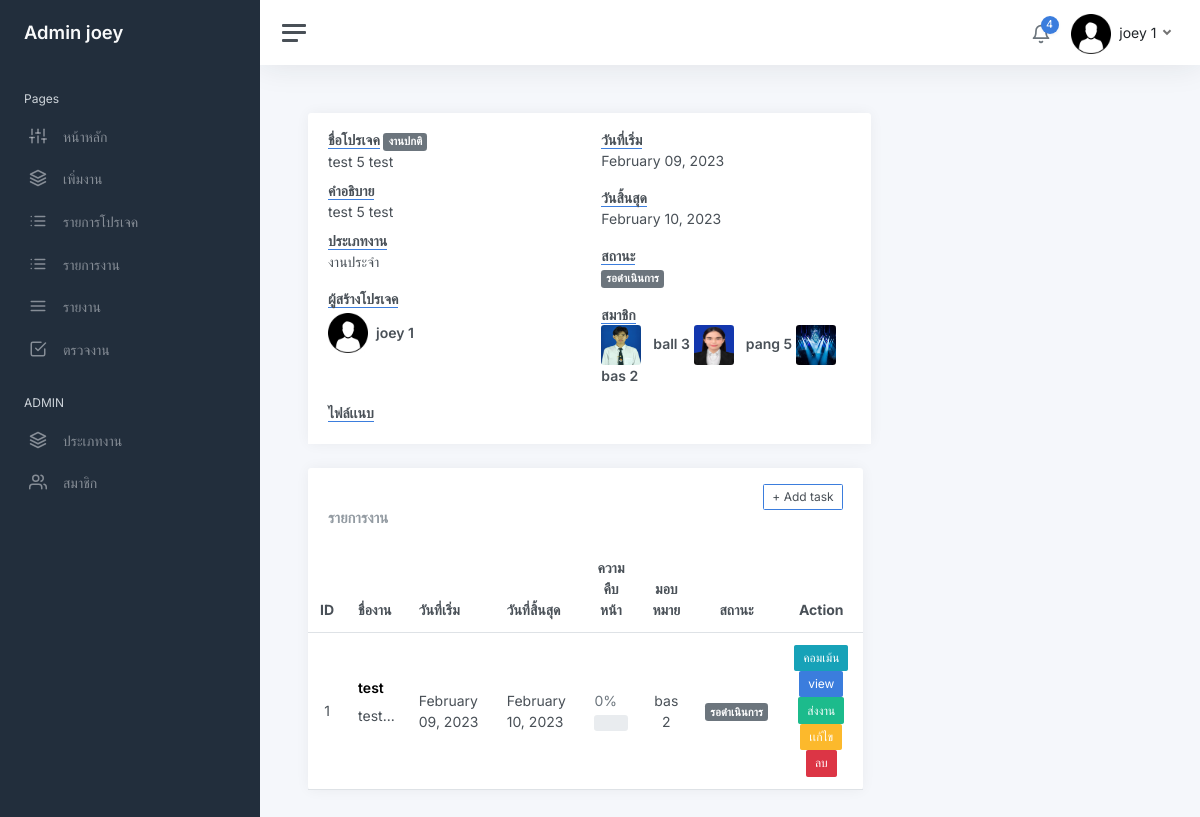
The app's page /view_project.php?view_id=36 (signed in) with its own data.
### tables this page shows
CREATE TABLE `user` (
  `user_id` int(11) NOT NULL,
  `firstname` varchar(200) NOT NULL,
  `lastname` varchar(200) NOT NULL,
  `email` varchar(200) NOT NULL,
  `password` varchar(255) NOT NULL,
  `role_id` int(30) NOT NULL,
  `avatar` varchar(255) NOT NULL,
  `date_created` timestamp NOT NULL DEFAULT current_timestamp() ON UPDATE current_timestamp()
);

CREATE TABLE `project` (
  `project_id` int(30) NOT NULL,
  `name_project` varchar(255) NOT NULL,
  `description` text NOT NULL,
  `status_1` tinyint(2) NOT NULL,
  `create_project` timestamp NOT NULL DEFAULT current_timestamp() ON UPDATE current_timestamp(),
  `start_date` date NOT NULL DEFAULT current_timestamp(),
  `end_date` date NOT NULL DEFAULT current_timestamp(),
  `file_project` varchar(255) DEFAULT NULL,
  `manager_id` int(30) NOT NULL,
  `status_2` int(30) NOT NULL,
  `id_jobtype` int(30) NOT NULL
);

CREATE TABLE `job_type` (
  `id_jobtype` int(11) NOT NULL,
  `name_jobtype` varchar(200) NOT NULL,
  `status` tinyint(2) NOT NULL
);

CREATE TABLE `project_list` (
  `project_id` int(30) NOT NULL,
  `user_id` int(30) NOT NULL
);

CREATE TABLE `task_list` (
  `task_id` int(30) NOT NULL,
  `name_tasklist` varchar(255) NOT NULL,
  `description_task` varchar(200) NOT NULL,
  `status_task` tinyint(2) NOT NULL,
  `strat_date_task` date NOT NULL,
  `end_date_task` date NOT NULL,
  `file_task` varchar(45) DEFAULT NULL,
  `project_id` int(30) NOT NULL,
  `user_id` int(30) NOT NULL
);

### view_project.php (the view, shortened to what the rows shown need)
<?php
    require_once 'connect.php';
    $us=$_SESSION['user_login'];
    $id = $_GET['view_id'];
    $stat1 = array("","รอดำเนินการ","กำลังดำเนินการ","ส่งเรียบร้อยเเล้ว","รอการเเก้ไข","เลยระยะเวลาที่กำหนด","ดำเนินการเสร็จสิ้น");
    $stat2 = array("","งานปกติ","งานด่วน","งานด่วนมาก");
    $select_project = $db->prepare('SELECT * FROM project  AS p  natural JOIN job_type  WHERE project_id = :id');
    $select_project->bindParam(":id", $id);
    $select_project->execute();
    $row = $select_project->fetch(PDO::FETCH_ASSOC);
    extract($row);
    $manager = $db->query("SELECT *,concat(firstname,' ',lastname) as name FROM user where user_id = $manager_id");
    $manager = $manager->fetch(PDO::FETCH_ASSOC);
?>
<!DOCTYPE html>
<html lang="en">
<?php include "head.php"?>
<body>
<?php include "sidebar.php"?>
<form action="addtask.php" method="post" class="form-horizontal" enctype="multipart/form-data">
    <main class="content">
                    <div class="col-12 col-lg-8 col-xxl-12 d-flex">
                         <div class="card flex-fill">
                             <div class="card-header">
                                 <div class="row">
                                    <div class="col-md-6">
                                                <dl>
                                                    <dt><b class="border-bottom border-primary">ชื่อโปรเจค</b><?php
                                                     if ($status_2 == '1') {
                                                        echo " "."<span class='badge bg-secondary'>".$stat2[$status_2]."</span>";
                                                    }else if($status_2 == '2'){
                                                        echo " "."<span class='badge bg-warning'>".$stat2[$status_2]."</span>";
                                                    }else if($status_2 == '3'){
                                                        echo " "."<span class='badge bg-danger'>".$stat2[$status_2]."</span>";
                                                    }
                                                     ?></dt>
                                                    <dd><?php echo $name_project  ?></dd>
                                                    <dt><b class="border-bottom border-primary">คำอธิบาย</b></dt>
                                                    <dd><?php echo $description ?></dd>
                                                    <dt><b class="border-bottom border-primary">ประเภทงาน</b></dt>
                                                    <dd><?php echo $name_jobtype ?></dd>
                                                </dl>
                                                <dl>
                                                    <dd>
                                                         <div class="d-flex align-items-center mt-1">
                                                            <img class="avatar img-fluid rounded me-2" src="img/avatars/<?php echo $manager['avatar']?>" alt="Avatar">
                                                            <b><?php echo $manager['name'] ?> </b>
                                                        </div>
                                                    </dd>
                                                </dl>
                                        </div>
                                            <div class="col-md-6">
                                                <dl>
                                                    <dt><b class="border-bottom border-primary">วันที่เริ่ม</b></dt>
                                                    <dd><?php echo date("F d, Y",strtotime($start_date)) ?></dd>
                                                </dl>
                                                <dl>
                                                    <dt><b class="border-bottom border-primary">วันสิ้นสุด</b></dt>
                                                    <dd><?php echo date("F d, Y",strtotime($end_date)) ?></dd>
                                                </dl>
                                                <dl>
                                                    <dd>
                                                        <?php
                                                    if($status_1 =='1'){
                                                    echo "<span class='badge bg-secondary'>".$stat1[$status_1]."</span>";
                                                }elseif($status_1 =='2'){
                                                    echo "<span class='badge bg-primary'>".$stat1[$status_1]."</span>";
                                                }elseif($status_1 =='3'){
                                                    echo "<span class='badge bg-success'>".$stat1[$status_1]."</span>";
                                                }elseif($status_1 =='4'){
                                                    echo "<span class='badge bg-warning'>".$stat1[$status_1]."</span>";
                                                }elseif($status_1 =='5'){
                                                    echo "<span class='badge bg-danger'>".$stat1[$status_1]."</span>";
                                                }elseif($status_1 =='6'){
                                                    echo "<span class='badge bg-danger'>".$stat1[$status_1]."</span>";
                                                }
                                                ?>
                                                    </dd>
                                                </dl>
                                                <dl>
                                                    <dd>
                                                        <?php
                                                                    $sql = "SELECT * FROM project_list  natural join user  where project_id = $id ";
                                                                    $qry = $db->query($sql);
                                                                    $qry->execute();
                                                                    while ($row = $qry->fetch(PDO::FETCH_ASSOC)){  ?>
                                                                <img class="avatar img-fluid rounded me-2" src="img/avatars/<?php echo $row['avatar']?>" alt="Avatar">
                                                                <b><?php  echo $row['firstname']." ".$row['lastname'] ?></b>
                                                            <?php  }?>
                                                    </dd>
                                                </dl>
                                            </div>
                                </div>
                            </div>
                        </div>
                    </div>
                <div class="row">
                    <div class="col-sm-12 col-lg-8 col-xxl-12 d-flex">
                        <div class="card flex-fill">
                            <table class="table table-hover my-0">
                                <thead>
                                    <tr>
                                        <th class="text-center">ID</th>
                                        <th class="d-none d-xl-table-cell">ชื่องาน</th>
                                        <th class="d-none d-md-table-cell">วันที่เริ่ม</th>
                                        <th class="d-none d-md-table-cell">วันที่สิ้นสุด</th>
                                        <th class="text-center">ความคืบหน้า</th>
                                        <th class="text-center">มอบหมาย</th>
                                        <th class="text-center">สถานะ</th>
                                        <th class="text-center">Action</th>
                                    </tr>
                                </thead>
                                <tbody>
                                <?php
                                    $i = 1;
                                    $stmttasklist = "SELECT * FROM task_list natural join user where project_id = $id ";
                                    $stmttasklist = $db->query($stmttasklist);
                                    $stmttasklist->execute();
                                    while ($row2 = $stmttasklist->fetch(PDO::FETCH_ASSOC)){  ?>
                                <tr>
                                    <td class="text-center"><?php echo $i++ ?></td>
                                    <td><h5><b><?php echo $row2['name_tasklist']  ?></h5></b>
                                    <p class="truncate"><?php echo substr($row2['description_task'],0,100).'...';  ?></p>
                                    <td><?php echo date("F d, Y",strtotime($row2['strat_date_task'])); ?></td>
                                    <td><?php echo date("F d, Y",strtotime($row2['end_date_task'])); ?></td>
                                    <td>
                                        <div class="d-flex flex-column w-100">
                                            <span class="me-2 mb-1 text-muted">0%</span>
                                            <div class="progress progress-sm bg-secondary-light w-100">
                                            </div>
                                        </div>
                                    </td>
                                    <td class="text-center" ><?php  echo $row2['firstname']." ".$row2['lastname'] ?>  </td>
                                    <td class="text-center">
                                        <?php
                                            if($row2['status_task'] =='1'){
                                            echo "<span class='badge bg-secondary'>".$stat1[$row2['status_task']]."</span>";
                                        }elseif($row2['status_task'] =='2'){
                                            echo "<span class='badge bg-primary'>".$stat1[$row2['status_task']]."</span>";
                                        }elseif($row2['status_task'] =='3'){
                                            echo "<span class='badge bg-success'>".$stat1[$row2['status_task']]."</span>";
                                        }elseif($row2['status_task'] =='4'){
                                            echo "<span class='badge bg-warning'>".$stat1[$row2['status_task']]."</span>";
                                        }elseif($row2['status_task'] =='5'){
                                            echo "<span class='badge bg-danger'>".$stat1[$row2['status_task']]."</span>";
                                        }elseif($row2['status_task'] =='6'){
                                            echo "<span class='badge bg-danger'>".$stat1[$row2['status_task']]."</span>";
                                        } ?>
                                    </td>
                                    <td class="text-center">
                                       <a href="?update_id=<?php echo $row2['task_id']?>" class="btn btn-info btn-sm"  >คอมเม้น</a>
                                       <a href="viewtask_page.php?update_id=<?php echo $row2['task_id']?>" class="btn btn-primary btn-sm"  >view</a>
                                      <?php if($row2['user_id'] == $us || $level <= 2 || $manager_id == $us ){?>
                                       <a href="?update_id=<?php echo $row2['task_id']?>" class="btn btn-success btn-sm"  >ส่งงาน</a>
                                       <?php } ?>
                                       <?php if ($manager_id == $us || $level <= 2) {?>
                                                <a href="edittask_page.php?update_id=<?php echo $row2['task_id']?>" class="btn btn-warning btn-sm">เเก้ไข</a>
                                                <a href="deletetask.php?delete_id=<?php echo $row2['task_id']?>" class="btn btn-danger btn-sm" >ลบ</a>
                                        <?php } ?>
                                    </td>
                                </tr>
                                    <?php } ?>
                                </tbody>
                                <?php include "addtask_page.php"?>
                        </div>
                    </div>
                </div>
            </div>
    </body>
</html>

### sidebar.php (shortened to what the rows shown need)
<?php include "head.php"?>
<?php
            if (isset($_SESSION['user_login'])) {
                $user_id = $_SESSION['user_login'];
			 	$sql = "SELECT * FROM user AS u  natural JOIN position  WHERE u.user_id = $user_id ";
				$stmt = $db->prepare($sql);
                $stmt->execute();
                $row = $stmt->fetch(PDO::FETCH_ASSOC);
				$imageURL = 'img/avatars/'.$row['avatar'];
            }
			$level = $row['level'];
?>
<div class="wrapper">
		<nav id="sidebar" class="sidebar js-sidebar">
			<div class="sidebar-content js-simplebar">
				<a class="sidebar-brand" href="index.php">
				<?php if($row['level'] ==  1): ?>
				<span class="align-middle">Admin <?php echo $row['firstname'] ?></span>
				<?php else: ?>
					<span class="align-middle">user <?php echo $row['firstname'] ?></span>
					<?php endif; ?>
				</a>
			</div>
		</nav>
		<div class="main">
			<nav class="navbar navbar-expand navbar-light navbar-bg">
				<div class="navbar-collapse collapse">
					<ul class="navbar-nav navbar-align">
						<li class="nav-item dropdown">
							<a class="nav-link dropdown-toggle d-none d-sm-inline-block" href="#" data-bs-toggle="dropdown">
                	<img src="<?php echo $imageURL ?>" class="avatar img-fluid rounded me-1" alt="" > <span class="text-dark"> <?php echo $row['firstname'] . ' ' . $row['lastname'] ?></span>
              </a>
						</li>
					</ul>
				</div>
			</nav>

### records on screen
user: firstname "joey", avatar (picture), lastname "1"
project: status_2 "งานปกติ", name_project "test 5 test", description "test 5 test", id_jobtype.name_jobtype "งานประจำ", start_date "February 09, 2023", end_date "February 10, 2023", status_1 "รอดำเนินการ"
project_list: user.avatar (picture), user.firstname "ball", user.lastname "3"
project_list: user.avatar (picture), user.firstname "pang", user.lastname "5"
project_list: user.avatar (picture), user.firstname "bas", user.lastname "2"
task_list: name_tasklist "test", description_task "test", strat_date_task "February 09, 2023", end_date_task "February 10, 2023", user.firstname "bas", user.lastname "2", status_task "รอดำเนินการ"

### other values on screen
$manager['name'] "joey 1"
